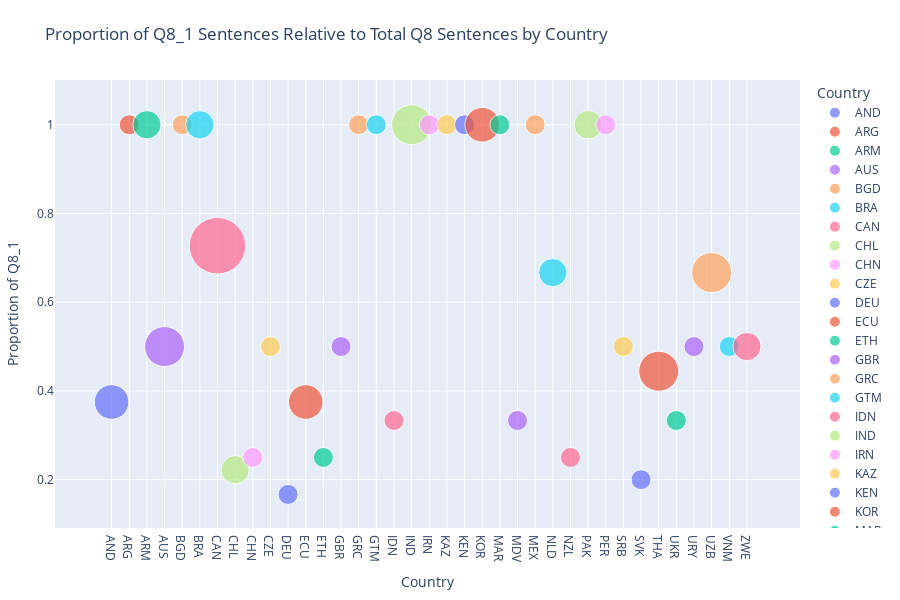

The notebook cell this image was saved under:
### Code cell
## (Visualization -I) ##

# This code filters predicted Q8-related labels from the predictions dataset,
# calculates sentence counts and proportions of given response per country,
# prepares the data for ordered plotting,
# then creates and displays a scatter plot showing the proportion of Q8_1 sentences relative to total Q8 sentences by country,
# with point sizes representing sentence counts, x-axis showing the countries and y-axis the proportion of given response to total count responses.

%run visualize_preds_props.py

### Figure 1 — Plotly figure (JSON) as saved in the notebook; plotly's stock layout.template omitted (floating-point values rounded to 4 significant figures)
{"data": [{"hovertemplate": "<b>%{hovertext}</b><br><br>Country=%{x}<br>Proportion of Q8_1=%{y}<br>Sentence Count=%{marker.size}<extra></extra>", "hovertext": ["AND"], "legendgroup": "AND", "marker": {"color": "#636efa", "size": [3], "sizemode": "area", "sizeref": 0.005, "symbol": "circle"}, "mode": "markers", "name": "AND", "orientation": "v", "showlegend": true, "type": "scatter", "x": ["AND"], "xaxis": "x", "y": [0.375], "yaxis": "y"}, {"hovertemplate": "<b>%{hovertext}</b><br><br>Country=%{x}<br>Proportion of Q8_1=%{y}<br>Sentence Count=%{marker.size}<extra></extra>", "hovertext": ["ARG"], "legendgroup": "ARG", "marker": {"color": "#EF553B", "size": [1], "sizemode": "area", "sizeref": 0.005, "symbol": "circle"}, "mode": "markers", "name": "ARG", "orientation": "v", "showlegend": true, "type": "scatter", "x": ["ARG"], "xaxis": "x", "y": [1.0], "yaxis": "y"}, {"hovertemplate": "<b>%{hovertext}</b><br><br>Country=%{x}<br>Proportion of Q8_1=%{y}<br>Sentence Count=%{marker.size}<extra></extra>", "hovertext": ["ARM"], "legendgroup": "ARM", "marker": {"color": "#00cc96", "size": [2], "sizemode": "area", "sizeref": 0.005, "symbol": "circle"}, "mode": "markers", "name": "ARM", "orientation": "v", "showlegend": true, "type": "scatter", "x": ["ARM"], "xaxis": "x", "y": [1.0], "yaxis": "y"}, {"hovertemplate": "<b>%{hovertext}</b><br><br>Country=%{x}<br>Proportion of Q8_1=%{y}<br>Sentence Count=%{marker.size}<extra></extra>", "hovertext": ["AUS"], "legendgroup": "AUS", "marker": {"color": "#ab63fa", "size": [4], "sizemode": "area", "sizeref": 0.005, "symbol": "circle"}, "mode": "markers", "name": "AUS", "orientation": "v", "showlegend": true, "type": "scatter", "x": ["AUS"], "xaxis": "x", "y": [0.5], "yaxis": "y"}, {"hovertemplate": "<b>%{hovertext}</b><br><br>Country=%{x}<br>Proportion of Q8_1=%{y}<br>Sentence Count=%{marker.size}<extra></extra>", "hovertext": ["BGD"], "legendgroup": "BGD", "marker": {"color": "#FFA15A", "size": [1], "sizemode": "area", "sizeref": 0.005, "symbol": "circle"}, "mode": "markers", "name": "BGD", "orientation": "v", "showlegend": true, "type": "scatter", "x": ["BGD"], "xaxis": "x", "y": [1.0], "yaxis": "y"}, {"hovertemplate": "<b>%{hovertext}</b><br><br>Country=%{x}<br>Proportion of Q8_1=%{y}<br>Sentence Count=%{marker.size}<extra></extra>", "hovertext": ["BRA"], "legendgroup": "BRA", "marker": {"color": "#19d3f3", "size": [2], "sizemode": "area", "sizeref": 0.005, "symbol": "circle"}, "mode": "markers", "name": "BRA", "orientation": "v", "showlegend": true, "type": "scatter", "x": ["BRA"], "xaxis": "x", "y": [1.0], "yaxis": "y"}, {"hovertemplate": "<b>%{hovertext}</b><br><br>Country=%{x}<br>Proportion of Q8_1=%{y}<br>Sentence Count=%{marker.size}<extra></extra>", "hovertext": ["CAN"], "legendgroup": "CAN", "marker": {"color": "#FF6692", "size": [8], "sizemode": "area", "sizeref": 0.005, "symbol": "circle"}, "mode": "markers", "name": "CAN", "orientation": "v", "showlegend": true, "type": "scatter", "x": ["CAN"], "xaxis": "x", "y": [0.7273], "yaxis": "y"}, {"hovertemplate": "<b>%{hovertext}</b><br><br>Country=%{x}<br>Proportion of Q8_1=%{y}<br>Sentence Count=%{marker.size}<extra></extra>", "hovertext": ["CHL"], "legendgroup": "CHL", "marker": {"color": "#B6E880", "size": [2], "sizemode": "area", "sizeref": 0.005, "symbol": "circle"}, "mode": "markers", "name": "CHL", "orientation": "v", "showlegend": true, "type": "scatter", "x": ["CHL"], "xaxis": "x", "y": [0.2222], "yaxis": "y"}, {"hovertemplate": "<b>%{hovertext}</b><br><br>Country=%{x}<br>Proportion of Q8_1=%{y}<br>Sentence Count=%{marker.size}<extra></extra>", "hovertext": ["CHN"], "legendgroup": "CHN", "marker": {"color": "#FF97FF", "size": [1], "sizemode": "area", "sizeref": 0.005, "symbol": "circle"}, "mode": "markers", "name": "CHN", "orientation": "v", "showlegend": true, "type": "scatter", "x": ["CHN"], "xaxis": "x", "y": [0.25], "yaxis": "y"}, {"hovertemplate": "<b>%{hovertext}</b><br><br>Country=%{x}<br>Proportion of Q8_1=%{y}<br>Sentence Count=%{marker.size}<extra></extra>", "hovertext": ["CZE"], "legendgroup": "CZE", "marker": {"color": "#FECB52", "size": [1], "sizemode": "area", "sizeref": 0.005, "symbol": "circle"}, "mode": "markers", "name": "CZE", "orientation": "v", "showlegend": true, "type": "scatter", "x": ["CZE"], "xaxis": "x", "y": [0.5], "yaxis": "y"}, {"hovertemplate": "<b>%{hovertext}</b><br><br>Country=%{x}<br>Proportion of Q8_1=%{y}<br>Sentence Count=%{marker.size}<extra></extra>", "hovertext": ["DEU"], "legendgroup": "DEU", "marker": {"color": "#636efa", "size": [1], "sizemode": "area", "sizeref": 0.005, "symbol": "circle"}, "mode": "markers", "name": "DEU", "orientation": "v", "showlegend": true, "type": "scatter", "x": ["DEU"], "xaxis": "x", "y": [0.1667], "yaxis": "y"}, {"hovertemplate": "<b>%{hovertext}</b><br><br>Country=%{x}<br>Proportion of Q8_1=%{y}<br>Sentence Count=%{marker.size}<extra></extra>", "hovertext": ["ECU"], "legendgroup": "ECU", "marker": {"color": "#EF553B", "size": [3], "sizemode": "area", "sizeref": 0.005, "symbol": "circle"}, "mode": "markers", "name": "ECU", "orientation": "v", "showlegend": true, "type": "scatter", "x": ["ECU"], "xaxis": "x", "y": [0.375], "yaxis": "y"}, {"hovertemplate": "<b>%{hovertext}</b><br><br>Country=%{x}<br>Proportion of Q8_1=%{y}<br>Sentence Count=%{marker.size}<extra></extra>", "hovertext": ["ETH"], "legendgroup": "ETH", "marker": {"color": "#00cc96", "size": [1], "sizemode": "area", "sizeref": 0.005, "symbol": "circle"}, "mode": "markers", "name": "ETH", "orientation": "v", "showlegend": true, "type": "scatter", "x": ["ETH"], "xaxis": "x", "y": [0.25], "yaxis": "y"}, {"hovertemplate": "<b>%{hovertext}</b><br><br>Country=%{x}<br>Proportion of Q8_1=%{y}<br>Sentence Count=%{marker.size}<extra></extra>", "hovertext": ["GBR"], "legendgroup": "GBR", "marker": {"color": "#ab63fa", "size": [1], "sizemode": "area", "sizeref": 0.005, "symbol": "circle"}, "mode": "markers", "name": "GBR", "orientation": "v", "showlegend": true, "type": "scatter", "x": ["GBR"], "xaxis": "x", "y": [0.5], "yaxis": "y"}, {"hovertemplate": "<b>%{hovertext}</b><br><br>Country=%{x}<br>Proportion of Q8_1=%{y}<br>Sentence Count=%{marker.size}<extra></extra>", "hovertext": ["GRC"], "legendgroup": "GRC", "marker": {"color": "#FFA15A", "size": [1], "sizemode": "area", "sizeref": 0.005, "symbol": "circle"}, "mode": "markers", "name": "GRC", "orientation": "v", "showlegend": true, "type": "scatter", "x": ["GRC"], "xaxis": "x", "y": [1.0], "yaxis": "y"}, {"hovertemplate": "<b>%{hovertext}</b><br><br>Country=%{x}<br>Proportion of Q8_1=%{y}<br>Sentence Count=%{marker.size}<extra></extra>", "hovertext": ["GTM"], "legendgroup": "GTM", "marker": {"color": "#19d3f3", "size": [1], "sizemode": "area", "sizeref": 0.005, "symbol": "circle"}, "mode": "markers", "name": "GTM", "orientation": "v", "showlegend": true, "type": "scatter", "x": ["GTM"], "xaxis": "x", "y": [1.0], "yaxis": "y"}, {"hovertemplate": "<b>%{hovertext}</b><br><br>Country=%{x}<br>Proportion of Q8_1=%{y}<br>Sentence Count=%{marker.size}<extra></extra>", "hovertext": ["IDN"], "legendgroup": "IDN", "marker": {"color": "#FF6692", "size": [1], "sizemode": "area", "sizeref": 0.005, "symbol": "circle"}, "mode": "markers", "name": "IDN", "orientation": "v", "showlegend": true, "type": "scatter", "x": ["IDN"], "xaxis": "x", "y": [0.3333], "yaxis": "y"}, {"hovertemplate": "<b>%{hovertext}</b><br><br>Country=%{x}<br>Proportion of Q8_1=%{y}<br>Sentence Count=%{marker.size}<extra></extra>", "hovertext": ["IND"], "legendgroup": "IND", "marker": {"color": "#B6E880", "size": [4], "sizemode": "area", "sizeref": 0.005, "symbol": "circle"}, "mode": "markers", "name": "IND", "orientation": "v", "showlegend": true, "type": "scatter", "x": ["IND"], "xaxis": "x", "y": [1.0], "yaxis": "y"}, {"hovertemplate": "<b>%{hovertext}</b><br><br>Country=%{x}<br>Proportion of Q8_1=%{y}<br>Sentence Count=%{marker.size}<extra></extra>", "hovertext": ["IRN"], "legendgroup": "IRN", "marker": {"color": "#FF97FF", "size": [1], "sizemode": "area", "sizeref": 0.005, "symbol": "circle"}, "mode": "markers", "name": "IRN", "orientation": "v", "showlegend": true, "type": "scatter", "x": ["IRN"], "xaxis": "x", "y": [1.0], "yaxis": "y"}, {"hovertemplate": "<b>%{hovertext}</b><br><br>Country=%{x}<br>Proportion of Q8_1=%{y}<br>Sentence Count=%{marker.size}<extra></extra>", "hovertext": ["KAZ"], "legendgroup": "KAZ", "marker": {"color": "#FECB52", "size": [1], "sizemode": "area", "sizeref": 0.005, "symbol": "circle"}, "mode": "markers", "name": "KAZ", "orientation": "v", "showlegend": true, "type": "scatter", "x": ["KAZ"], "xaxis": "x", "y": [1.0], "yaxis": "y"}, {"hovertemplate": "<b>%{hovertext}</b><br><br>Country=%{x}<br>Proportion of Q8_1=%{y}<br>Sentence Count=%{marker.size}<extra></extra>", "hovertext": ["KEN"], "legendgroup": "KEN", "marker": {"color": "#636efa", "size": [1], "sizemode": "area", "sizeref": 0.005, "symbol": "circle"}, "mode": "markers", "name": "KEN", "orientation": "v", "showlegend": true, "type": "scatter", "x": ["KEN"], "xaxis": "x", "y": [1.0], "yaxis": "y"}, {"hovertemplate": "<b>%{hovertext}</b><br><br>Country=%{x}<br>Proportion of Q8_1=%{y}<br>Sentence Count=%{marker.size}<extra></extra>", "hovertext": ["KOR"], "legendgroup": "KOR", "marker": {"color": "#EF553B", "size": [3], "sizemode": "area", "sizeref": 0.005, "symbol": "circle"}, "mode": "markers", "name": "KOR", "orientation": "v", "showlegend": true, "type": "scatter", "x": ["KOR"], "xaxis": "x", "y": [1.0], "yaxis": "y"}, {"hovertemplate": "<b>%{hovertext}</b><br><br>Country=%{x}<br>Proportion of Q8_1=%{y}<br>Sentence Count=%{marker.size}<extra></extra>", "hovertext": ["MAR"], "legendgroup": "MAR", "marker": {"color": "#00cc96", "size": [1], "sizemode": "area", "sizeref": 0.005, "symbol": "circle"}, "mode": "markers", "name": "MAR", "orientation": "v", "showlegend": true, "type": "scatter", "x": ["MAR"], "xaxis": "x", "y": [1.0], "yaxis": "y"}, {"hovertemplate": "<b>%{hovertext}</b><br><br>Country=%{x}<br>Proportion of Q8_1=%{y}<br>Sentence Count=%{marker.size}<extra></extra>", "hovertext": ["MDV"], "legendgroup": "MDV", "marker": {"color": "#ab63fa", "size": [1], "sizemode": "area", "sizeref": 0.005, "symbol": "circle"}, "mode": "markers", "name": "MDV", "orientation": "v", "showlegend": true, "type": "scatter", "x": ["MDV"], "xaxis": "x", "y": [0.3333], "yaxis": "y"}, {"hovertemplate": "<b>%{hovertext}</b><br><br>Country=%{x}<br>Proportion of Q8_1=%{y}<br>Sentence Count=%{marker.size}<extra></extra>", "hovertext": ["MEX"], "legendgroup": "MEX", "marker": {"color": "#FFA15A", "size": [1], "sizemode": "area", "sizeref": 0.005, "symbol": "circle"}, "mode": "markers", "name": "MEX", "orientation": "v", "showlegend": true, "type": "scatter", "x": ["MEX"], "xaxis": "x", "y": [1.0], "yaxis": "y"}, {"hovertemplate": "<b>%{hovertext}</b><br><br>Country=%{x}<br>Proportion of Q8_1=%{y}<br>Sentence Count=%{marker.size}<extra></extra>", "hovertext": ["NLD"], "legendgroup": "NLD", "marker": {"color": "#19d3f3", "size": [2], "sizemode": "area", "sizeref": 0.005, "symbol": "circle"}, "mode": "markers", "name": "NLD", "orientation": "v", "showlegend": true, "type": "scatter", "x": ["NLD"], "xaxis": "x", "y": [0.6667], "yaxis": "y"}, {"hovertemplate": "<b>%{hovertext}</b><br><br>Country=%{x}<br>Proportion of Q8_1=%{y}<br>Sentence Count=%{marker.size}<extra></extra>", "hovertext": ["NZL"], "legendgroup": "NZL", "marker": {"color": "#FF6692", "size": [1], "sizemode": "area", "sizeref": 0.005, "symbol": "circle"}, "mode": "markers", "name": "NZL", "orientation": "v", "showlegend": true, "type": "scatter", "x": ["NZL"], "xaxis": "x", "y": [0.25], "yaxis": "y"}, {"hovertemplate": "<b>%{hovertext}</b><br><br>Country=%{x}<br>Proportion of Q8_1=%{y}<br>Sentence Count=%{marker.size}<extra></extra>", "hovertext": ["PAK"], "legendgroup": "PAK", "marker": {"color": "#B6E880", "size": [2], "sizemode": "area", "sizeref": 0.005, "symbol": "circle"}, "mode": "markers", "name": "PAK", "orientation": "v", "showlegend": true, "type": "scatter", "x": ["PAK"], "xaxis": "x", "y": [1.0], "yaxis": "y"}, {"hovertemplate": "<b>%{hovertext}</b><br><br>Country=%{x}<br>Proportion of Q8_1=%{y}<br>Sentence Count=%{marker.size}<extra></extra>", "hovertext": ["PER"], "legendgroup": "PER", "marker": {"color": "#FF97FF", "size": [1], "sizemode": "area", "sizeref": 0.005, "symbol": "circle"}, "mode": "markers", "name": "PER", "orientation": "v", "showlegend": true, "type": "scatter", "x": ["PER"], "xaxis": "x", "y": [1.0], "yaxis": "y"}, {"hovertemplate": "<b>%{hovertext}</b><br><br>Country=%{x}<br>Proportion of Q8_1=%{y}<br>Sentence Count=%{marker.size}<extra></extra>", "hovertext": ["SRB"], "legendgroup": "SRB", "marker": {"color": "#FECB52", "size": [1], "sizemode": "area", "sizeref": 0.005, "symbol": "circle"}, "mode": "markers", "name": "SRB", "orientation": "v", "showlegend": true, "type": "scatter", "x": ["SRB"], "xaxis": "x", "y": [0.5], "yaxis": "y"}, {"hovertemplate": "<b>%{hovertext}</b><br><br>Country=%{x}<br>Proportion of Q8_1=%{y}<br>Sentence Count=%{marker.size}<extra></extra>", "hovertext": ["SVK"], "legendgroup": "SVK", "marker": {"color": "#636efa", "size": [1], "sizemode": "area", "sizeref": 0.005, "symbol": "circle"}, "mode": "markers", "name": "SVK", "orientation": "v", "showlegend": true, "type": "scatter", "x": ["SVK"], "xaxis": "x", "y": [0.2], "yaxis": "y"}, {"hovertemplate": "<b>%{hovertext}</b><br><br>Country=%{x}<br>Proportion of Q8_1=%{y}<br>Sentence Count=%{marker.size}<extra></extra>", "hovertext": ["THA"], "legendgroup": "THA", "marker": {"color": "#EF553B", "size": [4], "sizemode": "area", "sizeref": 0.005, "symbol": "circle"}, "mode": "markers", "name": "THA", "orientation": "v", "showlegend": true, "type": "scatter", "x": ["THA"], "xaxis": "x", "y": [0.4444], "yaxis": "y"}, {"hovertemplate": "<b>%{hovertext}</b><br><br>Country=%{x}<br>Proportion of Q8_1=%{y}<br>Sentence Count=%{marker.size}<extra></extra>", "hovertext": ["UKR"], "legendgroup": "UKR", "marker": {"color": "#00cc96", "size": [1], "sizemode": "area", "sizeref": 0.005, "symbol": "circle"}, "mode": "markers", "name": "UKR", "orientation": "v", "showlegend": true, "type": "scatter", "x": ["UKR"], "xaxis": "x", "y": [0.3333], "yaxis": "y"}, {"hovertemplate": "<b>%{hovertext}</b><br><br>Country=%{x}<br>Proportion of Q8_1=%{y}<br>Sentence Count=%{marker.size}<extra></extra>", "hovertext": ["URY"], "legendgroup": "URY", "marker": {"color": "#ab63fa", "size": [1], "sizemode": "area", "sizeref": 0.005, "symbol": "circle"}, "mode": "markers", "name": "URY", "orientation": "v", "showlegend": true, "type": "scatter", "x": ["URY"], "xaxis": "x", "y": [0.5], "yaxis": "y"}, {"hovertemplate": "<b>%{hovertext}</b><br><br>Country=%{x}<br>Proportion of Q8_1=%{y}<br>Sentence Count=%{marker.size}<extra></extra>", "hovertext": ["UZB"], "legendgroup": "UZB", "marker": {"color": "#FFA15A", "size": [4], "sizemode": "area", "sizeref": 0.005, "symbol": "circle"}, "mode": "markers", "name": "UZB", "orientation": "v", "showlegend": true, "type": "scatter", "x": ["UZB"], "xaxis": "x", "y": [0.6667], "yaxis": "y"}, {"hovertemplate": "<b>%{hovertext}</b><br><br>Country=%{x}<br>Proportion of Q8_1=%{y}<br>Sentence Count=%{marker.size}<extra></extra>", "hovertext": ["VNM"], "legendgroup": "VNM", "marker": {"color": "#19d3f3", "size": [1], "sizemode": "area", "sizeref": 0.005, "symbol": "circle"}, "mode": "markers", "name": "VNM", "orientation": "v", "showlegend": true, "type": "scatter", "x": ["VNM"], "xaxis": "x", "y": [0.5], "yaxis": "y"}, {"hovertemplate": "<b>%{hovertext}</b><br><br>Country=%{x}<br>Proportion of Q8_1=%{y}<br>Sentence Count=%{marker.size}<extra></extra>", "hovertext": ["ZWE"], "legendgroup": "ZWE", "marker": {"color": "#FF6692", "size": [2], "sizemode": "area", "sizeref": 0.005, "symbol": "circle"}, "mode": "markers", "name": "ZWE", "orientation": "v", "showlegend": true, "type": "scatter", "x": ["ZWE"], "xaxis": "x", "y": [0.5], "yaxis": "y"}], "layout": {"height": 600, "legend": {"itemsizing": "constant", "title": {"text": "Country"}, "tracegroupgap": 0}, "margin": {"b": 40, "l": 40, "r": 40, "t": 80}, "title": {"text": "Proportion of Q8_1 Sentences Relative to Total Q8 Sentences by Country"}, "xaxis": {"anchor": "y", "categoryarray": ["AND", "ARG", "ARM", "AUS", "BGD", "BRA", "CAN", "CHL", "CHN", "CZE", "DEU", "ECU", "ETH", "GBR", "GRC", "GTM", "IDN", "IND", "IRN", "KAZ", "KEN", "KOR", "MAR", "MDV", "MEX", "NLD", "NZL", "PAK", "PER", "SRB", "SVK", "THA", "UKR", "URY", "UZB", "VNM", "ZWE"], "categoryorder": "array", "domain": [0, 1], "title": {"text": "Country"}}, "yaxis": {"anchor": "x", "domain": [0, 1], "title": {"text": "Proportion of Q8_1"}}}}
